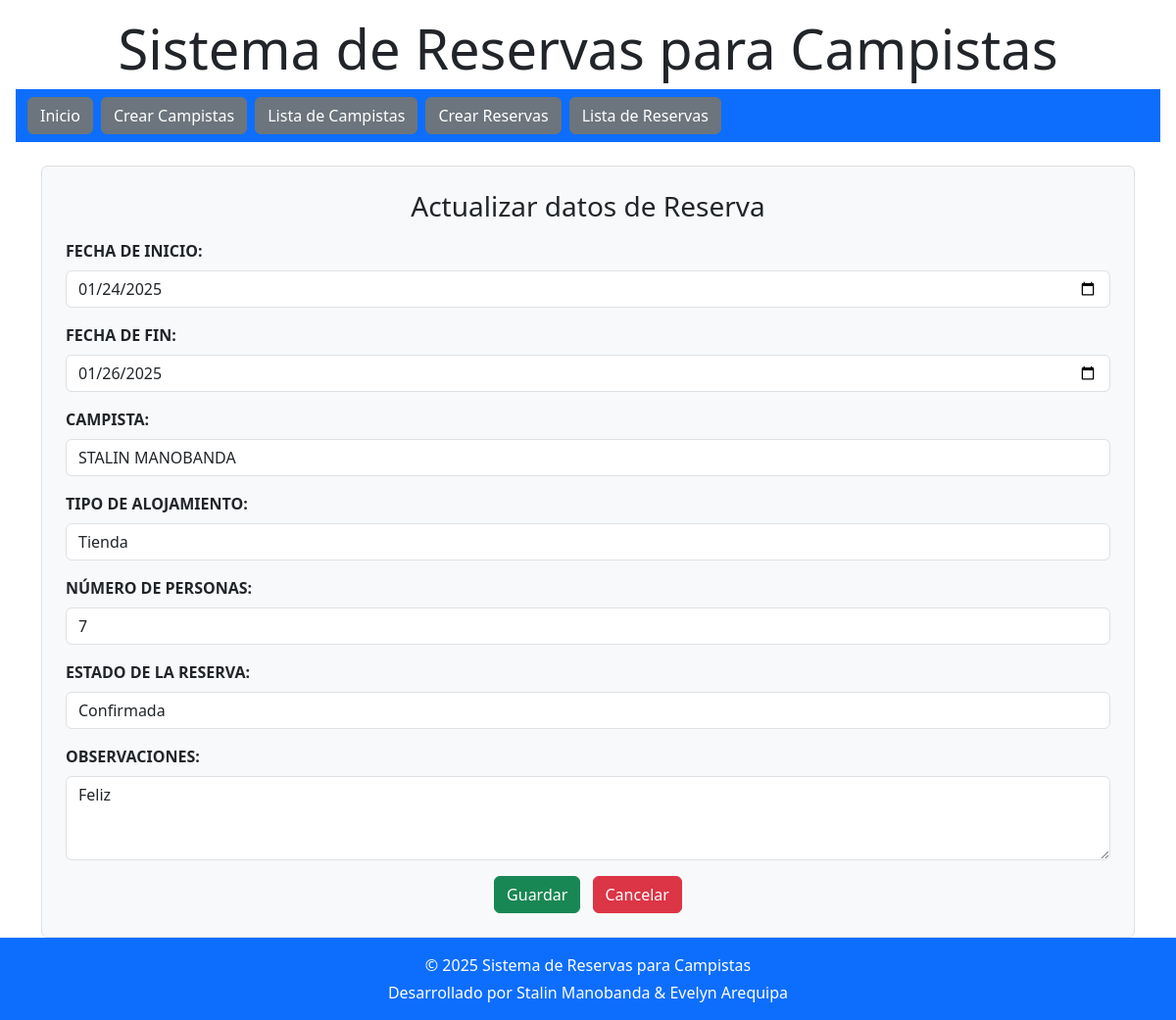
Screenshot of /editarReserva/1/ with the database file from the repository.
### Aplicaciones/Campista/models.py (models this page shows)
class Reserva(models.Model):
    TIPO_ALOJAMIENTO_CHOICES = [
        ('Tienda', 'Tienda'),
        ('Cabaña', 'Cabaña'),
        ('Caravana', 'Caravana'),
    ]
    ESTADO_RESERVA_CHOICES = [
        ('Confirmada', 'Confirmada'),
        ('Pendiente', 'Pendiente'),
        ('Cancelada', 'Cancelada'),
    ]
    fecha_inicio = models.DateField()
    fecha_fin = models.DateField()
    campista = models.ForeignKey(Campista, on_delete=models.CASCADE)
    tipo_alojamiento = models.CharField(max_length=20, choices=TIPO_ALOJAMIENTO_CHOICES)
    numero_personas = models.PositiveIntegerField()
    estado_reserva = models.CharField(max_length=20, choices=ESTADO_RESERVA_CHOICES)
    observaciones = models.TextField(blank=True, null=True)

class Campista(models.Model):
    id = models.AutoField(primary_key=True)
    nombres = models.CharField(max_length=200)
    correo = models.EmailField()
    telefono = models.CharField(max_length=10)
    direccion = models.TextField()

### Aplicaciones/Campista/views.py (the view)
# urls.py: path('editarReserva/<int:id>/', views.editar_reserva, name='editar_reserva'),
def editar_reserva(request, id):
    reserva = get_object_or_404(Reserva, id=id)
    campistas = Campista.objects.all()
    return render(request, 'editarReserva.html', {'reserva': reserva, 'campistas':campistas})

### Aplicaciones/Campista/Templates/editarReserva.html (shortened to what this page needs)
{% extends "./plantilla.html" %}
{% block contenido %}
<div class="container mt-4">
    <form action="{% url 'edicion_reserva' reserva.id %}" id="frm_editar_reserva" method="post" class="p-4 border rounded bg-light">
        <h3 class="mb-3 text-center">Actualizar datos de Reserva</h3>
        <div class="mb-3">
            <label for="txt_fechainicio" class="form-label"><b>FECHA DE INICIO:</b></label>
            <input type="date" name="txt_fechainicio" id="txt_fechainicio" class="form-control" value="{{ reserva.fecha_inicio|date:'Y-m-d' }}" required>
        </div>
        <div class="mb-3">
            <label for="txt_fechafin" class="form-label"><b>FECHA DE FIN:</b></label>
            <input type="date" name="txt_fechafin" id="txt_fechafin" class="form-control" value="{{ reserva.fecha_fin|date:'Y-m-d' }}" required>
        </div>
        <div class="mb-3">
            <label for="txt_campista" class="form-label"><b>CAMPISTA:</b></label>
            <select name="txt_campista" id="txt_campista" class="form-control" required>
                {% for campista in campistas %}
                    <option value="{{ campista.id }}" {% if campista.id == reserva.campista.id %}selected{% endif %}>
                        {{ campista.nombres }}
                    </option>
                {% endfor %}
            </select>
        </div>
        <div class="mb-3">
            <label for="txt_alojamiento" class="form-label"><b>TIPO DE ALOJAMIENTO:</b></label>
            <select name="txt_alojamiento" id="txt_alojamiento" class="form-control" required>
                <option value="Tienda" {% if reserva.tipo_alojamiento == 'Tienda' %}selected{% endif %}>Tienda</option>
            </select>
        </div>
        <div class="mb-3">
            <label for="txt_numero" class="form-label"><b>NÚMERO DE PERSONAS:</b></label>
            <input type="number" name="txt_numero" id="txt_numero" class="form-control" min="1" value="{{ reserva.numero_personas }}" required>
        </div>
        <div class="mb-3">
            <label for="txt_estadoR" class="form-label"><b>ESTADO DE LA RESERVA:</b></label>
            <select name="txt_estadoR" id="txt_estadoR" class="form-control" required>
                <option value="Confirmada" {% if reserva.estado_reserva == 'Confirmada' %}selected{% endif %}>Confirmada</option>
            </select>
        </div>
        <div class="mb-3">
            <label for="txt_observaciones" class="form-label"><b>OBSERVACIONES:</b></label>
            <textarea name="txt_observaciones" id="txt_observaciones" class="form-control" rows="3">{{ reserva.observaciones }}</textarea>
        </div>
        <div class="text-center">
            <button type="submit" class="btn btn-success me-2">Guardar</button>
            <a href="/listadoReserva/" class="btn btn-danger">Cancelar</a>
        </div>
    </form>
</div>
{% endblock %}

### rows the page displays
Reserva: txt_fechainicio "01/24/2025", txt_fechafin "01/26/2025", txt_campista "STALIN MANOBANDA", txt_alojamiento "Tienda", txt_numero "7", txt_estadoR "Confirmada", txt_observaciones "Feliz"
